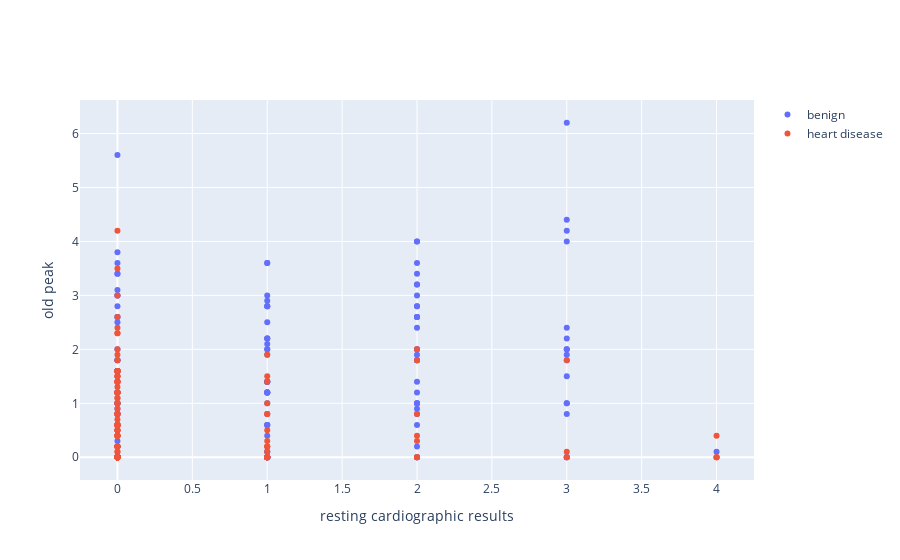

The notebook cell saved with this chart:
### Code cell
fig

### Figure 1 — Plotly figure (JSON) as saved in the notebook; plotly's stock layout.template omitted (floating-point values rounded to 4 significant figures; data arrays with more than 128 entries replaced by an {"elided": "..."} marker saying what was removed)
{"data": [{"mode": "markers", "name": "benign", "type": "scatter", "x": {"elided": "138 int values"}, "y": {"elided": "138 float values"}}, {"mode": "markers", "name": "heart disease", "type": "scatter", "x": {"elided": "165 int values"}, "y": {"elided": "165 float values"}}], "layout": {"autosize": true, "xaxis": {"autorange": true, "range": [-0.2561, 4.256], "title": {"text": "resting cardiographic results"}, "type": "linear"}, "yaxis": {"autorange": true, "range": [-0.4541, 6.654], "title": {"text": "old peak"}, "type": "linear"}}}
